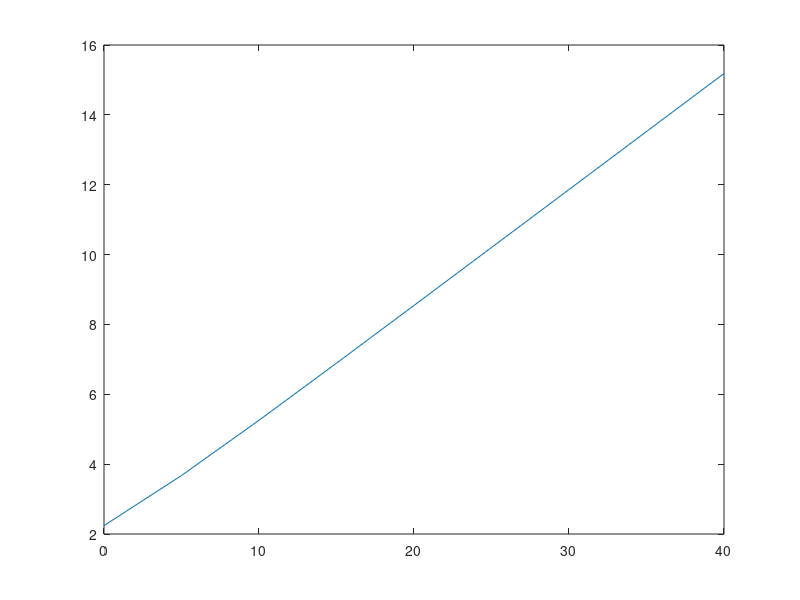

The MATLAB source for this figure: (Note: this script raises an error after producing the figure.)
%Question 2: Capacity plot for fixed SIMO channel (h known):

clear % Precaution to prevent previous values from corrupting the present data.
clc 

%1. No of receive antennas:
nr=4; 
%{
2. Note: In the below step, randn() takes values from a
   standard normal distribution with mean 0 and standard deviation 1.
   So the generated complex gaussian random variable will be of mean 0 and
   variance 2. In order to deal with it, (to normalize) we divide it by
   the new standard deviation: sqrt(2). 
%}
%3. Generating (nr by 1) h entries with zero mean and unity variance: 
std=sqrt(2);
h=(complex(randn(nr,1),randn(nr,1))/std)
%4: Calculating L2 norm square of the complex vector h with size nr x 1:
sqnorm_simo_h=norm(h)^2

%5. Generating SNR[dB] values from 0 to 40 in steps of 5:
snrdB=0:5:40
%6. Changing Snr from dB to linear scale:
snr=10.^(snrdB/10)

%7. Note: The h vector for AWGN can be modelled as follows, for easy comparison:
sqnorm_awgn_h=(norm([1,1,1,1]))^2 

%8. Capacity calculations:
cap_simo=log2(1+sqnorm_simo_h*snr); %calculating the capacity of fixed channel SIMO
cap_awgn=log2(1+sqnorm_awgn_h*snr); %calculating the capacity of AWGN channel SIMO 

%9. Capacity plots:
ln1=plot(snrdB,cap_simo);
ln1.Marker = 'o';
ln1.MarkerEdgeColor = 'k';
hold on 
ln2=plot(snrdB,cap_awgn);
ln2.Marker = 'o';
ln2.MarkerEdgeColor = 'r';
legend('Fixed SIMO ','AWGN SIMO');
xlabel('SNR(dB)');
ylabel('Capacity(bps/hz)');
title('Comparison capacity plot for fixed and AWGN SIMO channels');
grid on;